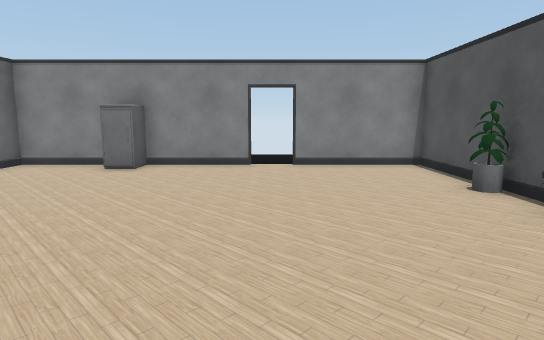
View 1 (above)

13 first-person views from a walk through a 3-D level made in the Unity game engine. The camera is 1.3 m above the floor, tilts 8° down and sees 75° across. The floor is counted in squares, 1 m on a side. Each view is taken from the middle of a square. On the plan, view 1 faces up. The plan holds only what a view shows up to about 15 squares ahead; the rest is blank. The place goes on beyond the plan. The player character is not drawn. Some surface patterns are stand-ins.

View 2
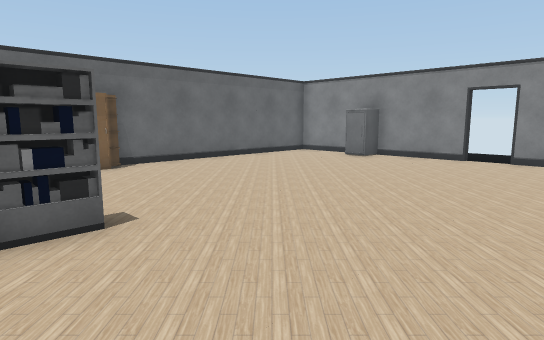

View 3
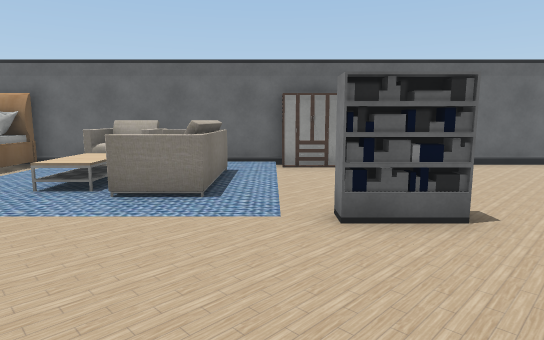

View 4
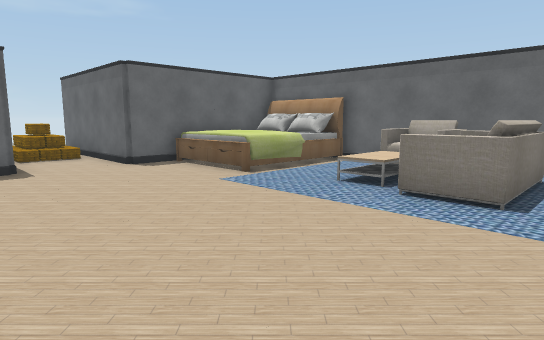

View 5
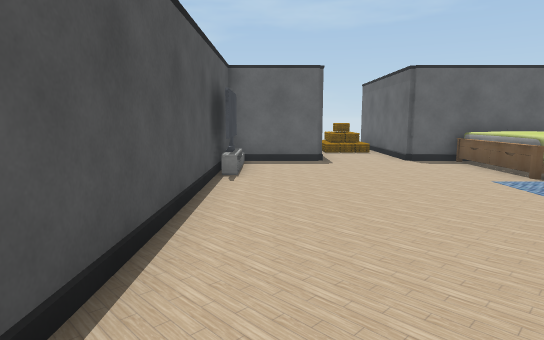

View 6
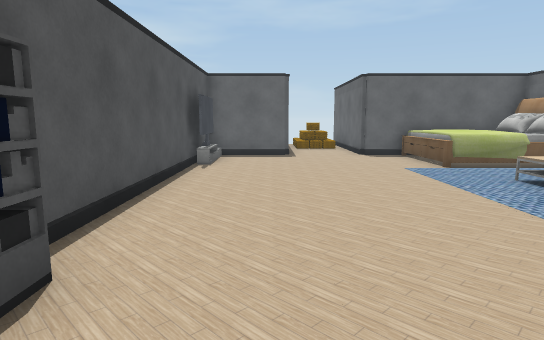

View 7
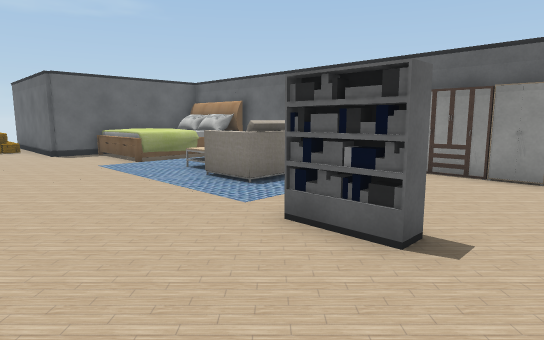

View 8
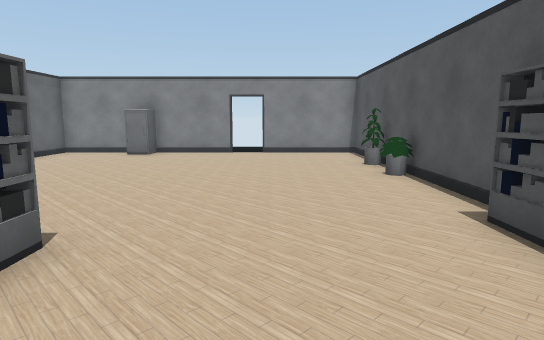

View 9
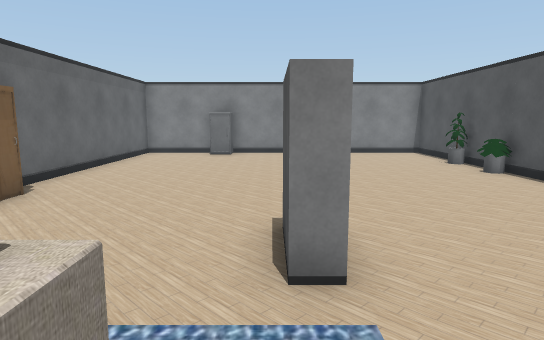

View 10
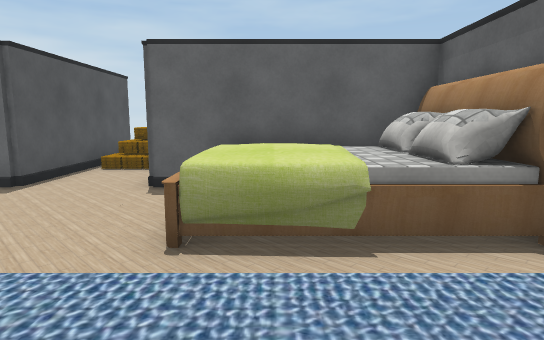

View 11
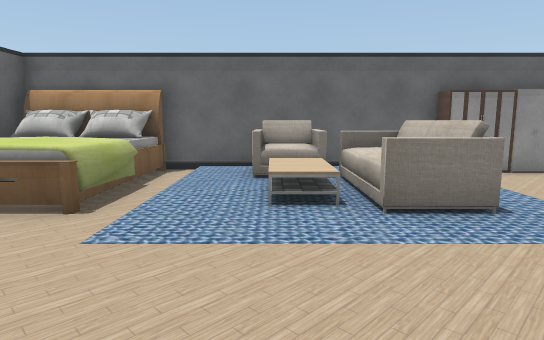

View 12
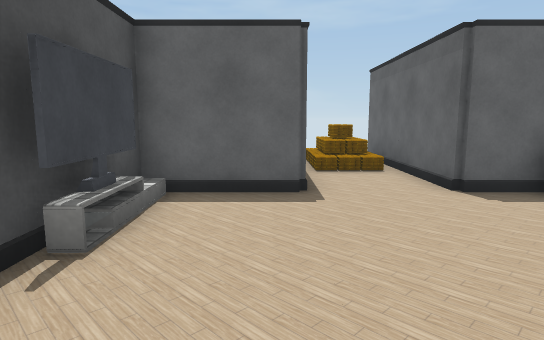

View 13
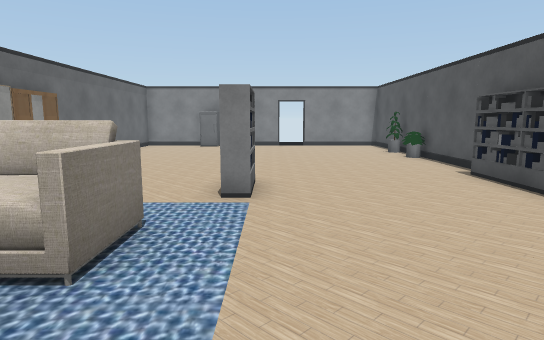

### Floor plan
Points are (right, up) in squares from view 1. A wall is a line through its corners. A room is listed if a view was taken in it or the views show most of it. See-through windows are left out.
Room 1 (views 1, 2, 3, 4, 5, 6, 7, 8, 9, 10, 11, 12, 13)
walls: (-7.4, -3.5) (-7.4, -5.6); (4.4, 1.4) (4.4, 3.5); (-7.4, -7.4) (-7.4, -9.5); (4.4, 7.4) (4.4, 10.4) (0.6, 10.4); (-2.4, -13.4) (-1.4, -13.4) (-1.4, -19.5); (-0.6, 10.4) (-7.4, 10.4) (-7.4, 2.4); (1.4, -19.5) (1.4, -13.4) (4.4, -13.4) (4.4, -3.5)
ways out: opening at (0, 10.5)
objects: bed (-7, -13) to (-3, -10); chair (-7, -7) to (-5, -6); cabinet (-7, -3) to (-7, -2); cabinet (-7, -1) to (-7, 0); cabinet (-7, 2); sofa (-5, -5) to (-3, -4); cabinet (-4, 9) to (-4, 10); shelf (-2, -2) to (-1, -1); TV (4, -11); shelf (4, -3) to (4, -2); shelf (4, -1) to (4, 0); other object (4, 4) to (4, 5); other object (4, 6) to (4, 7)

Where each view was taken, in squares from view 1:
view 1: 0 up, 0 right, facing up
view 2: 2 down, 3 right, facing up-left
view 3: 3 down, 3 right, facing left
view 4: 3 down, 3 right, facing down-left
view 5: 2 down, 3 right, facing down
view 6: 0 up, 2 right, facing down
view 7: 1 up, 2 right, facing down-left
view 8: 4 down, 1 right, facing up
view 9: 5 down, 2 left, facing up
view 10: 6 down, 4 left, facing down
view 11: 7 down, 2 right, facing left
view 12: 7 down, 2 right, facing down
view 13: 8 down, 1 left, facing up
